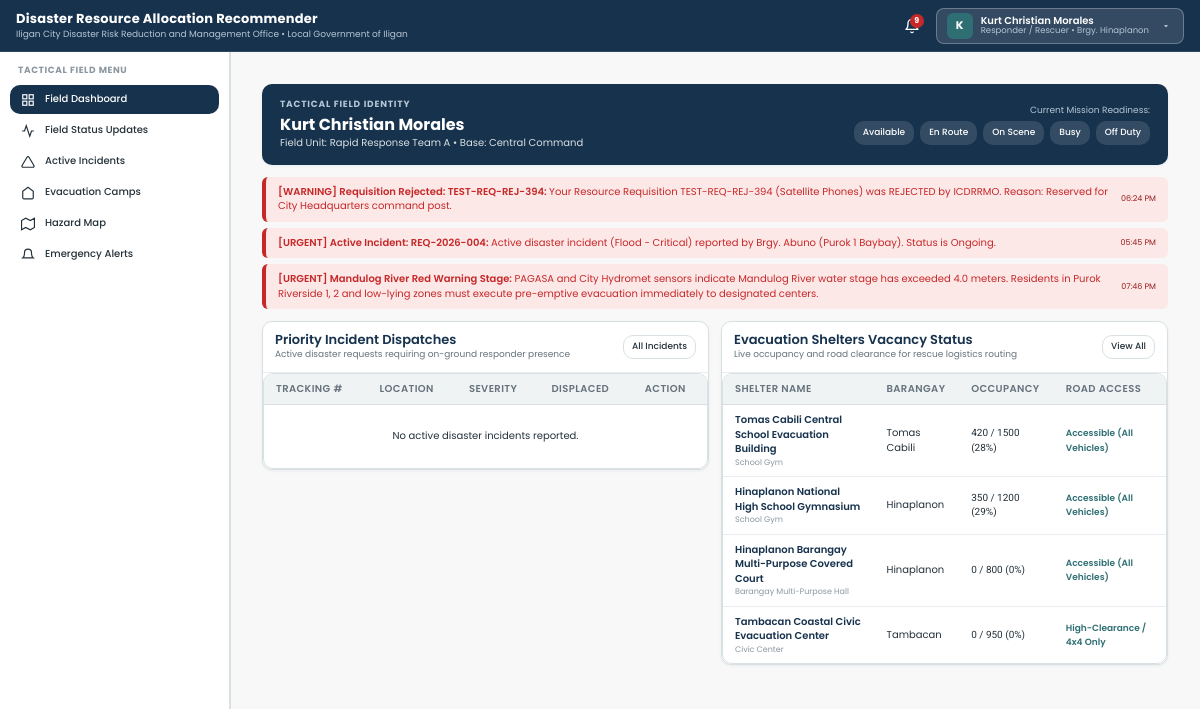
/views/responder/dashboard.php (signed in), run on the app's committed database.
### tables this page shows
CREATE TABLE `notifications` (
  `id` int(11) NOT NULL AUTO_INCREMENT,
  `target_role` enum('all','icdrrmo','barangay_head','responder','resident') NOT NULL DEFAULT 'all',
  `target_barangay_id` int(11) DEFAULT NULL,
  `target_user_id` int(11) DEFAULT NULL,
  `title` varchar(150) NOT NULL,
  `message` text NOT NULL,
  `alert_level` enum('informational','warning','urgent') NOT NULL DEFAULT 'informational',
  `related_module` varchar(50) DEFAULT 'system',
  `related_id` int(11) DEFAULT NULL,
  `created_by` int(11) DEFAULT NULL,
  `created_at` datetime DEFAULT current_timestamp(),
  PRIMARY KEY (`id`),
  KEY `target_barangay_id` (`target_barangay_id`),
  KEY `target_user_id` (`target_user_id`),
  KEY `created_by` (`created_by`),
  CONSTRAINT `notifications_ibfk_1` FOREIGN KEY (`target_barangay_id`) REFERENCES `barangays` (`id`) ON DELETE SET NULL,
  CONSTRAINT `notifications_ibfk_2` FOREIGN KEY (`target_user_id`) REFERENCES `users` (`id`) ON DELETE CASCADE,
  CONSTRAINT `notifications_ibfk_3` FOREIGN KEY (`created_by`) REFERENCES `users` (`id`) ON DELETE SET NULL
);

CREATE TABLE `evacuation_areas` (
  `id` int(11) NOT NULL AUTO_INCREMENT,
  `name` varchar(150) NOT NULL,
  `barangay_id` int(11) NOT NULL,
  `location_address` varchar(255) NOT NULL,
  `center_type` enum('School Gym','Barangay Multi-Purpose Hall','Civic Center','Church / Chapel','Designated Open Ground') NOT NULL,
  `capacity_individuals` int(11) NOT NULL,
  `capacity_families` int(11) NOT NULL,
  `current_evacuees_count` int(11) NOT NULL DEFAULT 0,
  `status` enum('Standby','Open / Active','At Capacity','Closed') DEFAULT 'Standby',
  `accessibility` enum('Accessible (All Vehicles)','High-Clearance / 4x4 Only','Foot Access Only','Temporarily Inaccessible') DEFAULT 'Accessible (All Vehicles)',
  `has_potable_water` tinyint(1) DEFAULT 1,
  `has_electricity` tinyint(1) DEFAULT 1,
  `has_medical_station` tinyint(1) DEFAULT 1,
  `contact_officer` varchar(100) NOT NULL,
  `contact_number` varchar(30) NOT NULL,
  `coordinates_lat` decimal(10,6) NOT NULL,
  `coordinates_lng` decimal(10,6) NOT NULL,
  `created_at` datetime DEFAULT current_timestamp(),
  PRIMARY KEY (`id`),
  KEY `barangay_id` (`barangay_id`),
  CONSTRAINT `evacuation_areas_ibfk_1` FOREIGN KEY (`barangay_id`) REFERENCES `barangays` (`id`) ON DELETE CASCADE
);

CREATE TABLE `barangays` (
  `id` int(11) NOT NULL AUTO_INCREMENT,
  `name` varchar(100) NOT NULL,
  `city` varchar(100) DEFAULT 'Iligan City',
  `status` enum('active','archived') NOT NULL DEFAULT 'active',
  `contact_person` varchar(100) DEFAULT NULL,
  `contact_number` varchar(30) DEFAULT NULL,
  `population` int(11) DEFAULT NULL,
  `total_households` int(11) DEFAULT NULL,
  `risk_level` enum('Low','Moderate','High','Critical') DEFAULT NULL,
  `area_radius` int(11) DEFAULT NULL COMMENT 'Geographic coverage and hazard radius of the area in meters',
  `coordinates_lat` decimal(10,6) NOT NULL,
  `coordinates_lng` decimal(10,6) NOT NULL,
  `created_at` datetime DEFAULT current_timestamp(),
  PRIMARY KEY (`id`),
  UNIQUE KEY `name` (`name`)
);

### backend/services/Auth.php (called while the page is built, shortened)
<?php
require_once __DIR__ . '/Helpers.php';
class Auth {
    public static function getCurrentUser(): ?array {
        return $_SESSION['user'] ?? null;
    }
}
function getCurrentUser(): ?array { return Auth::getCurrentUser(); }

### backend/services/Helpers.php (called while the page is built, shortened)
<?php
if (!function_exists('formatDate')) {
function formatDate($datetime, $format = 'M d, Y h:i A') {
    try {
        $dt = new DateTime($datetime);
        return $dt->format($format);
    } catch (Exception $e) {
        return $datetime;
    }
}
}
if (!function_exists('clean')) {
function clean($str) {
    return htmlspecialchars(trim((string)$str), ENT_QUOTES, 'UTF-8');
}
}

### views/responder/dashboard.php (the view, shortened to what this page needs)
<?php
require_once __DIR__ . '/../../backend/services/Auth.php';
require_once __DIR__ . '/../../backend/services/Helpers.php';
$user = getCurrentUser();
$db = getDBConnection();
$statStmt = $db->prepare("SELECT * FROM responder_field_updates WHERE responder_id = ? ORDER BY created_at DESC LIMIT 1");
$statStmt->execute([$user['id']]);
$currentStatus = $statStmt->fetch();
$activeStatus = $currentStatus['operational_status'] ?? 'Available';
$incStmt = $db->query("
    SELECT dr.*, b.name AS barangay_name
    FROM disaster_reports dr
    JOIN barangays b ON dr.barangay_id = b.id
    WHERE dr.status = 'Ongoing'
    ORDER BY FIELD(dr.severity, 'Critical', 'High', 'Moderate', 'Low'), dr.created_at DESC
    LIMIT 6
");
$activeIncidents = $incStmt->fetchAll();
$evacStmt = $db->query("
    SELECT ea.*, b.name AS barangay_name
    FROM evacuation_areas ea
    JOIN barangays b ON ea.barangay_id = b.id
    WHERE ea.status IN ('Open / Active', 'Standby')
    ORDER BY ea.current_evacuees_count DESC
    LIMIT 4
");
$openCenters = $evacStmt->fetchAll();
$notifStmt = $db->query("
    SELECT * FROM notifications
    WHERE alert_level IN ('urgent', 'warning')
    ORDER BY created_at DESC LIMIT 3
");
$urgentAlerts = $notifStmt->fetchAll();
require_once __DIR__ . '/../layouts/header.php';
require_once __DIR__ . '/../layouts/sidebar.php';
?>
<main class="main-content">
  <div style="background:var(--color-primary);color:#FFF;border-radius:10px;padding:14px 18px;margin-bottom:var(--space-4);box-shadow:var(--shadow-subtle);">
    <div style="display:flex;justify-content:space-between;align-items:center;flex-wrap:wrap;gap:12px;">
      <div>
        <div style="font-size:9px;text-transform:uppercase;color:#B5C6D4;letter-spacing:0.8px;font-weight:700;">Tactical Field Identity</div>
        <div style="font-size:16px;font-weight:700;margin-top:2px;"><?= clean($user['full_name']) ?></div>
        <div style="font-size:10px;color:#D9E0E3;">Field Unit: <?= clean($user['purok'] ?: 'Rapid Response Team A') ?> • Base: Central Command</div>
      </div>
      <div>
        <span style="font-size:9px;color:#B5C6D4;display:block;margin-bottom:4px;text-align:right;">Current Mission Readiness:</span>
        <div style="display:flex;gap:6px;">
          <?php foreach (['Available', 'En Route', 'On Scene', 'Busy', 'Off Duty'] as $st): ?>
            <?php
              $isSelected = ($activeStatus === $st);
              $bgCol = $isSelected ? '#2F6F73' : 'rgba(255,255,255,0.12)';
              $borderCol = $isSelected ? '#4DD0E1' : 'transparent';
            ?>
            <button class="btn btn-sm" style="background:<?= $bgCol ?>;color:#FFF;border:1px solid <?= $borderCol ?>;font-size:9px;"
                    onclick="setQuickStatus('<?= $st ?>')">
              <?= $st ?>
            </button>
          <?php endforeach; ?>
        </div>
      </div>
    </div>
  </div>
  <?php if (!empty($urgentAlerts)): ?>
    <div style="margin-bottom:var(--space-4);display:flex;flex-direction:column;gap:6px;">
      <?php foreach ($urgentAlerts as $alert): ?>
        <div style="background:#FDE8E8;border-left:4px solid var(--color-danger);padding:8px 12px;border-radius:6px;display:flex;justify-content:space-between;align-items:center;">
          <div style="font-size:10px;color:var(--color-danger);font-weight:600;">
            [<?= strtoupper($alert['alert_level']) ?>] <?= clean($alert['title']) ?>: <span style="font-weight:400;"><?= clean($alert['message']) ?></span>
          </div>
          <span style="font-size:8px;color:#991B1B;white-space:nowrap;margin-left:8px;"><?= formatDate($alert['created_at'], 'h:i A') ?></span>
        </div>
      <?php endforeach; ?>
    </div>
  <?php endif; ?>
  <div style="display:grid;grid-template-columns:1fr 1fr;gap:var(--space-4);align-items:start;">
    <div class="card" style="margin-bottom:0;">
      <div class="card-header">
        <div>
          <h3 class="card-title">Priority Incident Dispatches</h3>
          <div class="card-subtitle">Active disaster requests requiring on-ground responder presence</div>
        </div>
        <a href="<?= BASE_URL ?>/views/responder/active-incidents.php" class="btn btn-outline btn-sm">All Incidents</a>
      </div>
      <div class="table-responsive">
        <table class="data-table">
          <thead>
            <tr>
              <th>Tracking #</th>
              <th>Location</th>
              <th>Severity</th>
              <th>Displaced</th>
              <th>Action</th>
            </tr>
          </thead>
          <tbody>
            <?php if (empty($activeIncidents)): ?>
              <tr><td colspan="5" style="text-align:center;padding:24px;">No active disaster incidents reported.</td></tr>
            <?php endif; ?>
          </tbody>
        </table>
      </div>
    </div>
    <div class="card" style="margin-bottom:0;">
      <div class="card-header">
        <div>
          <h3 class="card-title">Evacuation Shelters Vacancy Status</h3>
          <div class="card-subtitle">Live occupancy and road clearance for rescue logistics routing</div>
        </div>
        <a href="<?= BASE_URL ?>/views/responder/evacuation.php" class="btn btn-outline btn-sm">View All</a>
      </div>
      <div class="table-responsive">
        <table class="data-table">
          <thead>
            <tr>
              <th>Shelter Name</th>
              <th>Barangay</th>
              <th>Occupancy</th>
              <th>Road Access</th>
            </tr>
          </thead>
          <tbody>
            <?php if (empty($openCenters)): ?>
              <tr><td colspan="4" style="text-align:center;padding:24px;">No open shelters recorded.</td></tr>
            <?php else: ?>
              <?php foreach ($openCenters as $oc): ?>
                <?php
                  $pct = $oc['capacity_individuals'] > 0 ? min(100, round(($oc['current_evacuees_count'] / $oc['capacity_individuals']) * 100)) : 0;
                ?>
                <tr>
                  <td>
                    <div style="font-weight:600;color:var(--color-primary);"><?= clean($oc['name']) ?></div>
                    <div style="font-size:8px;color:var(--color-text-muted);"><?= clean($oc['center_type']) ?></div>
                  </td>
                  <td><?= clean($oc['barangay_name']) ?></td>
                  <td style="font-family:var(--font-secondary);">
                    <?= $oc['current_evacuees_count'] ?> / <?= $oc['capacity_individuals'] ?> (<?= $pct ?>%)
                  </td>
                  <td>
                    <span style="font-size:9px;color:var(--color-secondary);font-weight:600;">
                      <?= clean($oc['accessibility']) ?>
                    </span>
                  </td>
                </tr>
              <?php endforeach; ?>
            <?php endif; ?>
          </tbody>
        </table>
      </div>
    </div>
  </div>
</main>
<?php require_once __DIR__ . '/../layouts/footer.php'; ?>

### data on the page
notifications: alert_level "WARNING", title "Requisition Rejected: TEST-REQ-REJ-394", message "Your Resource Requisition TEST-REQ-REJ-394 (Satellite Phones) was REJECTED by ICDRRMO. Reason: Reserved for City Headquarters command post.", created_at "06:24 PM"
notifications: alert_level "URGENT", title "Active Incident: REQ-2026-004", message "Active disaster incident (Flood - Critical) reported by Brgy. Abuno (Purok 1 Baybay). Status is Ongoing.", created_at "05:45 PM"
notifications: alert_level "URGENT", title "Mandulog River Red Warning Stage", message "PAGASA and City Hydromet sensors indicate Mandulog River water stage has exceeded 4.0 meters. Residents in Purok Riverside 1, 2 and low-lying zones must execute pre-emptive evacuation immediately to designated centers.", created_at "07:46 PM"
evacuation_areas: name "Tomas Cabili Central School Evacuation Building", center_type "School Gym", barangay.name "Tomas Cabili", current_evacuees_count "420", capacity_individuals "1500", pct "28", accessibility "Accessible (All Vehicles)"
evacuation_areas: name "Hinaplanon National High School Gymnasium", center_type "School Gym", barangay.name "Hinaplanon", current_evacuees_count "350", capacity_individuals "1200", pct "29", accessibility "Accessible (All Vehicles)"
evacuation_areas: name "Hinaplanon Barangay Multi-Purpose Covered Court", center_type "Barangay Multi-Purpose Hall", barangay.name "Hinaplanon", current_evacuees_count "0", capacity_individuals "800", accessibility "Accessible (All Vehicles)"
evacuation_areas: name "Tambacan Coastal Civic Evacuation Center", center_type "Civic Center", barangay.name "Tambacan", current_evacuees_count "0", capacity_individuals "950", accessibility "High-Clearance / 4x4 Only"

### other printed values
$officeSubtitle "Iligan City Disaster Risk Reduction and Management Office • Local Government of Iligan"
$unreadCount "9"
substr($currentUser['full_name'] ?? 'U', 0, 1) "K"
$currentUser['full_name'] "Kurt Christian Morales"
formatRoleName($currentUser['role']) "Responder / Rescuer"
$currentUser['barangay_name'] "Hinaplanon"
$user['full_name'] "Kurt Christian Morales"
$user['purok'] ?: 'Rapid Response Team A' "Rapid Response Team A"
$st "Available"
$st "En Route"
$st "On Scene"
$st "Busy"
$st "Off Duty"
